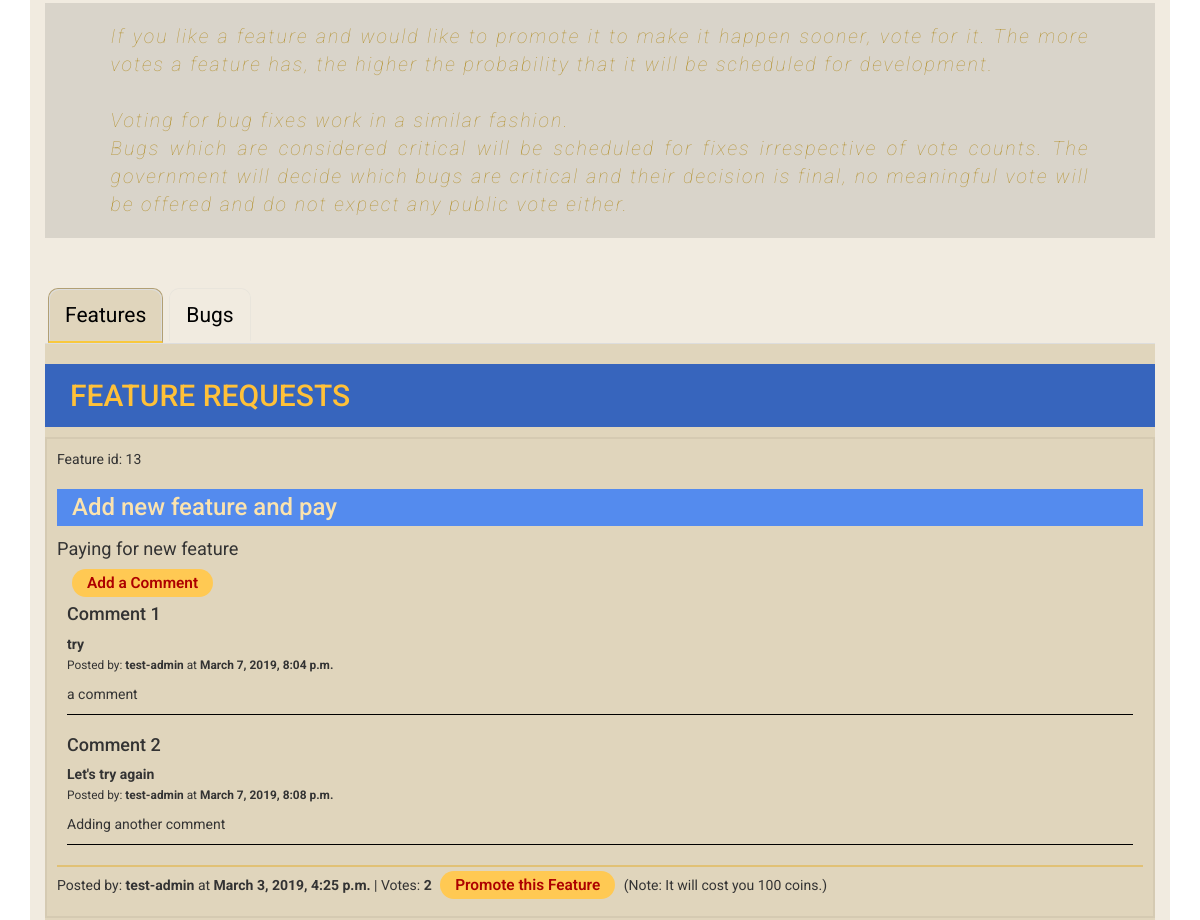
The page /issues/1 (signed in, middle part) on the database as committed earlier.
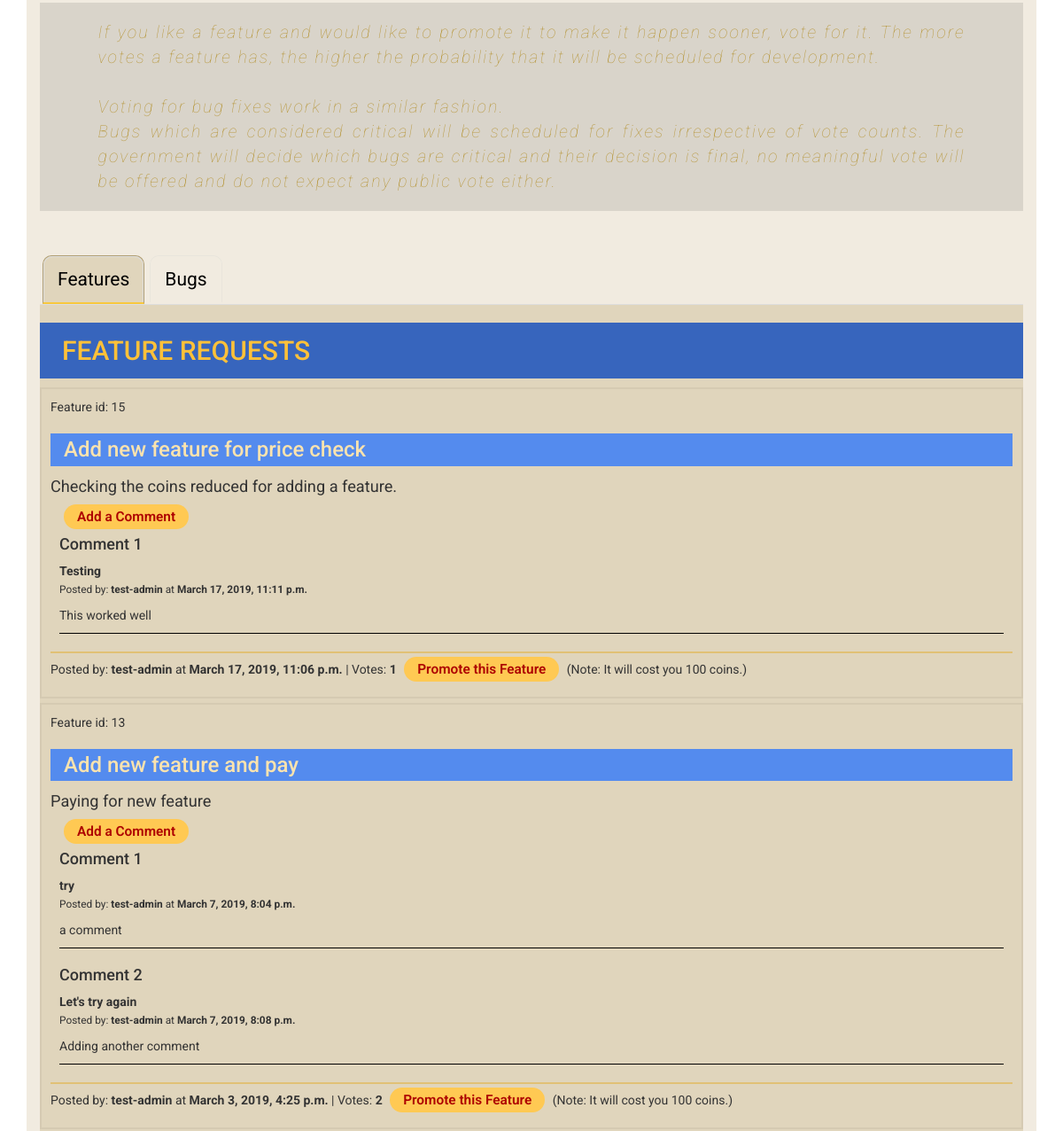
The same page on the database as committed later.
### issuetracker/models.py (models this page shows, shortened)
class Issue(models.Model):
    suggestion_choices = ((True, 'Feature'), (False, 'Bug Fix'))
    is_feature = models.BooleanField(blank=False, default=False, choices=suggestion_choices)
    title = models.CharField(max_length=100, blank=False)
    description = models.TextField()
    posted_by = models.CharField(max_length=50)
    votes = models.IntegerField(default=0)
    comments_count = models.IntegerField(default=0)
    date_time = models.DateTimeField(auto_now_add=True)
    class Meta:
        verbose_name_plural = "Issues"

class IssueComment(models.Model):
    issue = models.ForeignKey(Issue, on_delete=models.CASCADE, related_name='comment')
    subject = models.CharField(max_length=100, blank=False)
    comment = models.TextField()
    posted_by = models.CharField(max_length=50)
    date_time = models.DateTimeField(auto_now_add=True)

### issuetracker/views.py (the view)
# urls.py: url(r'^issues/', include(issuetracker_urls)),
@login_required()
def issues(request):
    allIssues = Issue.objects.all()
    feature_count = 0
    bug_count = 0
    for each in allIssues:
        if each.is_feature:
            feature_count += 1
        else:
            bug_count += 1
    return render(request, "issue_tracker.html", {'issues': allIssues, 'feature_count': feature_count, "bug_count": bug_count})

### cart/contexts.py (called while the page is built)
def cart_contents(request):
    cart = request.session.get('cart', {})
    cart_items = []
    total = 0
    product_count = 0
    coin_total = 0
    for id, quantity in cart.items():
        product = get_object_or_404(Product, pk=id)
        total += quantity * product.price
        product_count += quantity
        coin_total = quantity * 500
        cart_items.append({'id': id, 'quantity': quantity, 'product': product, 'coin_total': coin_total})
    return {'cart_items': cart_items, 'total': total, 'product_count': product_count, 'coin_total': coin_total}

### issuetracker/templates/issue_tracker.html (shortened to what this page needs)
{% extends "base.html" %}
{% block content %}
    <p class="issue-promotion">If you like a feature and would like to promote it to make it happen sooner, vote for it. The more votes a feature has, the higher the probability that it will be scheduled for development.<br>
        <br>
    Voting for bug fixes work in a similar fashion.<br>
    Bugs which are considered critical will be scheduled for fixes irrespective of vote counts. The government will decide which bugs are critical and their decision is final, no meaningful vote will be offered and do not expect any public vote either.</p>
    <div id="features-bugs-tabs">
        <ul class="nav nav-tabs">
            <li class="active">
                <a href="#features-pane" data-toggle="tab">Features</a>
            </li>
            <li><a href="#bugs-pane" data-toggle="tab">Bugs</a>
            </li>
        </ul>
        <div class="tab-content ">
            <div class="tab-pane active" id="features-pane">
                {% if feature_count == 1 %}
                <h2> FEATURE REQUEST </h2>
                {% else %}
                <h2> FEATURE REQUESTS </h2>
                {% endif %}
                {% if feature_count == 0 %}
                <p>No features to display</p>
                {% else %}
                {% for each in issues reversed %}
                {% if each.is_feature %}
                <div class="issue-item">
                    <p>Feature id: {{ each.id }}
                    </p>
                    <h3> {{ each.title }}</h3>
                    <p class="feature-description"> {{ each.description }}</p>
                    <div class="comments-list">
                        <a id="link-add-comment" href="{% url 'add-comment'  issue_id=each.id %}">Add a Comment</a>
                        {% for item in each.comment.all %}
                        <div class="comment-item">
                            <h4>Comment {{ forloop.counter }}</h4>
                            <p class="comment-subject"><strong>{{item.subject}}</strong></p>
                            <p><small>Posted by: <strong>{{ item.posted_by }}</strong> at <strong>{{ item.date_time}}</strong></small>
                            </p>
                            <p>{{item.comment}}</p>
                        </div>
                        {% endfor %}
                    </div>
                    <hr class="hr-light">
                    <p>
                        Posted by: <strong>{{ each.posted_by }}</strong>
                        at <strong>{{ each.date_time}}</strong> | Votes: <strong>{{ each.votes }}</strong>
                        <a class="vote-link" href="{% url 'vote' issue_id=each.id %}">Promote this Feature</a> (Note: It will cost you 100 coins.)
                    </p>
                </div>
                {% endif %}
                {% endfor %}
                {% endif %}
            </div>
            </div>
        </div>
    {% endblock %}

### templates/base.html (shortened to what this page needs)
{% load static from staticfiles %}
<!DOCTYPE html>
<html lang="en">
<head>
    <link rel="stylesheet" href="https://maxcdn.bootstrapcdn.com/bootstrap/3.3.7/css/bootstrap.min.css"
>
    <link rel="stylesheet" href="https://maxcdn.bootstrapcdn.com/bootstrap/3.3.7/css/bootstrap-theme.min.css"
>
    <link rel="stylesheet" href="https://use.fontawesome.com/releases/v5.2.0/css/all.css">
    <link rel="stylesheet" href="{% static 'css/styles.css' %}" type="text/css" >
</head>
<body>
                    {% url 'index' as index %}
                    {% url 'about' as about %}
                    {% url 'blog' as blog %}
                    {% url 'uqc_app' as uqc_app %}
                    {% url 'issues1' as features %}
                    {% url 'charts' as charts %}
                    {% url 'products' as coins %}
                    {% url 'contact_us' as contact %}
    <div class="container">
        <div class="main-content-outer col-xs-12">
                {% block content %} {% endblock %}
        </div>
    </div>
</body>
</html>

### static/css/styles.css (style rules this page uses)
body { margin: 0; padding: 0; overflow-x:hidden; font-family: 'Roboto', sans-serif; }
hr { border: 0; clear:both; display:block; width: 96%; background-color:#6c4d06; height: 1px; }
hr.hr-light { height: 2px; background-color:rgba(227, 173, 48, 0.5); width: 100%; margin-bottom: 7px; }
.main-content-outer { position: relative; padding-top: 100px; background-color: rgba(210, 189, 153, 0.3); }
.issue-promotion { color: #a07800; font-size: 1.4em; font-weight: 100; padding: 20px 5%; padding: 20px calc(5% + 10px); font-style: italic; margin-top: 30px; margin-bottom: 50px; text-align: justify; letter-spacing: 2px; opacity: 0.7; background-color: rgba(0, 0, 0, 0.14); }
#features-bugs-tabs h2 { margin-top: 0; padding : 15px 25px; color: #FFC139; background-color: #3765bd; position: relative; }
#features-bugs-tabs h3 { color : #fbe3ae; background-color: #548bee; padding : 5px 15px; }
#features-bugs-tabs { border-radius: 5px 10px 0 0 ; }
#features-bugs-tabs li { border: 1px solid #e9e5dc; border-bottom: none; margin: 0 3px; border-radius: 10px 10px 0 0; }
#features-bugs-tabs li.active { background-color: #e0d5bc; border: 1px solid #b19f74; border-bottom: 2px solid #f8c83d; }
#features-bugs-tabs .tab-pane { padding-top: 20px; background-color: #e0d5bc; }
#features-bugs-tabs li.active a { background-color: #e0d5bc; }
#features-bugs-tabs li a { margin-right: 0; border-radius: 10px 10px 0 0; color: black; font-size: 1.5em; }
.feature-description, .bug-description { font-size: 1.3em; }
.comments-list { padding: 0 10px; }
.comment-item { border-bottom: 1px solid black; margin-bottom: 20px; }
.comment-subject { margin: 0; }
.issue-item { border: 2px solid rgba(0, 0, 0, 0.05); margin-bottom: 5px; padding: 10px; }
.vote-link { color: #ad0000; font-weight: 600; font-size: 1.1em; background-color: #FFC953; padding: 5px 15px; border-radius: 15px; margin: 0 5px; }
#link-add-comment { color: #ad0000; font-weight: 600; font-size: 1.1em; background-color: #FFC953; padding: 5px 15px; border-radius: 15px; margin: 0 5px; }

Rows that differ between the two databases and show on the page:
added Issue: id "15", title "Add new feature for price check", description "Checking the coins reduced for adding a feature.", posted_by "test-admin", date_time "March 17, 2019, 11:06 p.m.", votes "1"
added IssueComment: subject "Testing", posted_by "test-admin", date_time "March 17, 2019, 11:11 p.m.", comment "This worked well", shown under "15"
